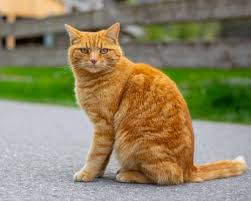
#> input picture cat.jpg, 251 x 201 px
$ python predict.py
#> lines starting #> are read from the running program, lines starting #| are printed output that depends on the picture
#dupa ce am rulat training.py, si am salvat modelul .pkl
# putem face predictii, pentru o noua inagine
import joblib
from skimage.io import imread
from skimage.transform import resize
import numpy as np

IMAGE_SIZE = (64, 64)

def predict_image(model_path, img_path):
#> called with model_path = 'image_classifier.pkl', img_path = 'cat.jpg'
    clf, classes = joblib.load(model_path)
#> (reads image_classifier.pkl from the repository)
    img = imread(img_path)
#> img is the input picture: shape (201, 251, 3); mean R, G, B 143.1, 132.8, 100.8
    img = resize(img, IMAGE_SIZE)
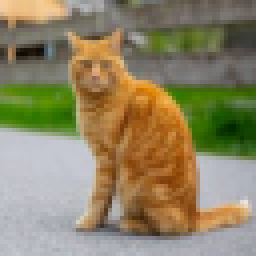
#> img: shape (64, 64, 3) float64 (shown 4 times larger); mean R, G, B 0.561, 0.521, 0.395
    img_flat = img.flatten().reshape(1, -1)
    pred = clf.predict(img_flat)[0]
#> pred = 0
    return classes[pred]

if __name__ == "__main__":
    label = predict_image("image_classifier.pkl", "cat.jpg")
#> label = 'cats'
    print("Predicted class:", label) # output: cats
#| Predicted class: cats
